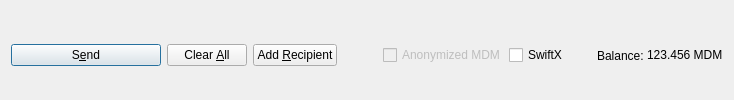
         <widget class="QFrame" name="frame_Send">
          <layout class="QHBoxLayout" name="horizontalLayout">
           <property name="bottomMargin">
            <number>0</number>
           </property>
           <item>
            <widget class="QPushButton" name="sendButton">
             <property name="minimumSize">
              <size>
               <width>150</width>
               <height>0</height>
              </size>
             </property>
             <property name="toolTip">
              <string>Confirm the send action</string>
             </property>
             <property name="text">
              <string>S&amp;end</string>
             </property>
             <property name="icon">
              <iconset resource="../mxdum.qrc">
               <normaloff>:/icons/send</normaloff>:/icons/send</iconset>
             </property>
             <property name="autoDefault">
              <bool>false</bool>
             </property>
             <property name="default">
              <bool>true</bool>
             </property>
            </widget>
           </item>
           <item>
            <widget class="QPushButton" name="clearButton">
             <property name="sizePolicy">
              <sizepolicy hsizetype="Minimum" vsizetype="Fixed">
               <horstretch>0</horstretch>
               <verstretch>0</verstretch>
              </sizepolicy>
             </property>
             <property name="toolTip">
              <string>Clear all fields of the form.</string>
             </property>
             <property name="text">
              <string>Clear &amp;All</string>
             </property>
             <property name="icon">
              <iconset resource="../mxdum.qrc">
               <normaloff>:/icons/remove</normaloff>:/icons/remove</iconset>
             </property>
             <property name="autoDefault">
              <bool>false</bool>
             </property>
            </widget>
           </item>
           <item>
            <widget class="QPushButton" name="addButton">
             <property name="toolTip">
              <string>Send to multiple recipients at once</string>
             </property>
             <property name="text">
              <string>Add &amp;Recipient</string>
             </property>
             <property name="icon">
              <iconset resource="../mxdum.qrc">
               <normaloff>:/icons/add</normaloff>:/icons/add</iconset>
             </property>
             <property name="autoDefault">
              <bool>false</bool>
             </property>
            </widget>
           </item>
           <item>
            <spacer name="horizontalSpacer">
             <property name="orientation">
              <enum>Qt::Horizontal</enum>
             </property>
             <property name="sizeHint" stdset="0">
              <size>
               <width>40</width>
               <height>20</height>
              </size>
             </property>
            </spacer>
           </item>
           <item>
            <layout class="QHBoxLayout" name="horizontalLayout_2">
             <property name="spacing">
              <number>3</number>
             </property>
             <item>
              <widget class="QCheckBox" name="checkzMDM">
               <property name="enabled">
                <bool>false</bool>
               </property>
               <property name="text">
                <string>Anonymized MDM</string>
               </property>
              </widget>
             </item>
             <item>
              <widget class="QCheckBox" name="checkSwiftTX">
               <property name="enabled">
                <bool>true</bool>
               </property>
               <property name="minimumSize">
                <size>
                 <width>85</width>
                 <height>0</height>
                </size>
               </property>
               <property name="text">
                <string>SwiftX</string>
               </property>
              </widget>
             </item>
             <item>
              <widget class="QLabel" name="label">
               <property name="text">
                <string>Balance:</string>
               </property>
              </widget>
             </item>
             <item>
              <widget class="QLabel" name="labelBalance">
               <property name="sizePolicy">
                <sizepolicy hsizetype="Preferred" vsizetype="Fixed">
                 <horstretch>0</horstretch>
                 <verstretch>0</verstretch>
                </sizepolicy>
               </property>
               <property name="cursor">
                <cursorShape>IBeamCursor</cursorShape>
               </property>
               <property name="text">
                <string notr="true">123.456 MDM</string>
               </property>
               <property name="textInteractionFlags">
                <set>Qt::LinksAccessibleByMouse|Qt::TextSelectableByKeyboard|Qt::TextSelectableByMouse</set>
               </property>
              </widget>
             </item>
            </layout>
           </item>
          </layout>
         </widget>
